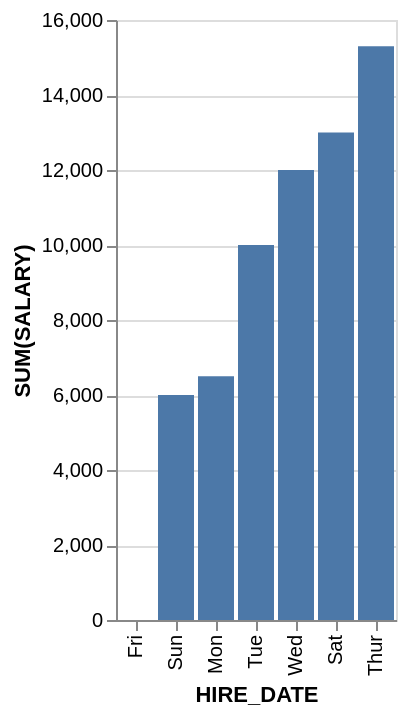

Express this chart as Vega-Lite.
### Vega-Lite specification from a JSON file in a GitHub repository (floating-point values rounded to 4 significant figures)
{"data": {"values": [{"x_data": "Fri", "y_data": 0}, {"x_data": "Sun", "y_data": 6000}, {"x_data": "Mon", "y_data": 6500}, {"x_data": "Tue", "y_data": 10000}, {"x_data": "Wed", "y_data": 12000}, {"x_data": "Sat", "y_data": 13000}, {"x_data": "Thur", "y_data": 15300}]}, "mark": "bar", "encoding": {"x": {"field": "x_data", "type": "nominal", "title": "HIRE_DATE", "sort": {"op": "sum", "field": "y_data", "order": "ascending"}}, "y": {"field": "y_data", "type": "quantitative", "title": "SUM(SALARY)"}}}
